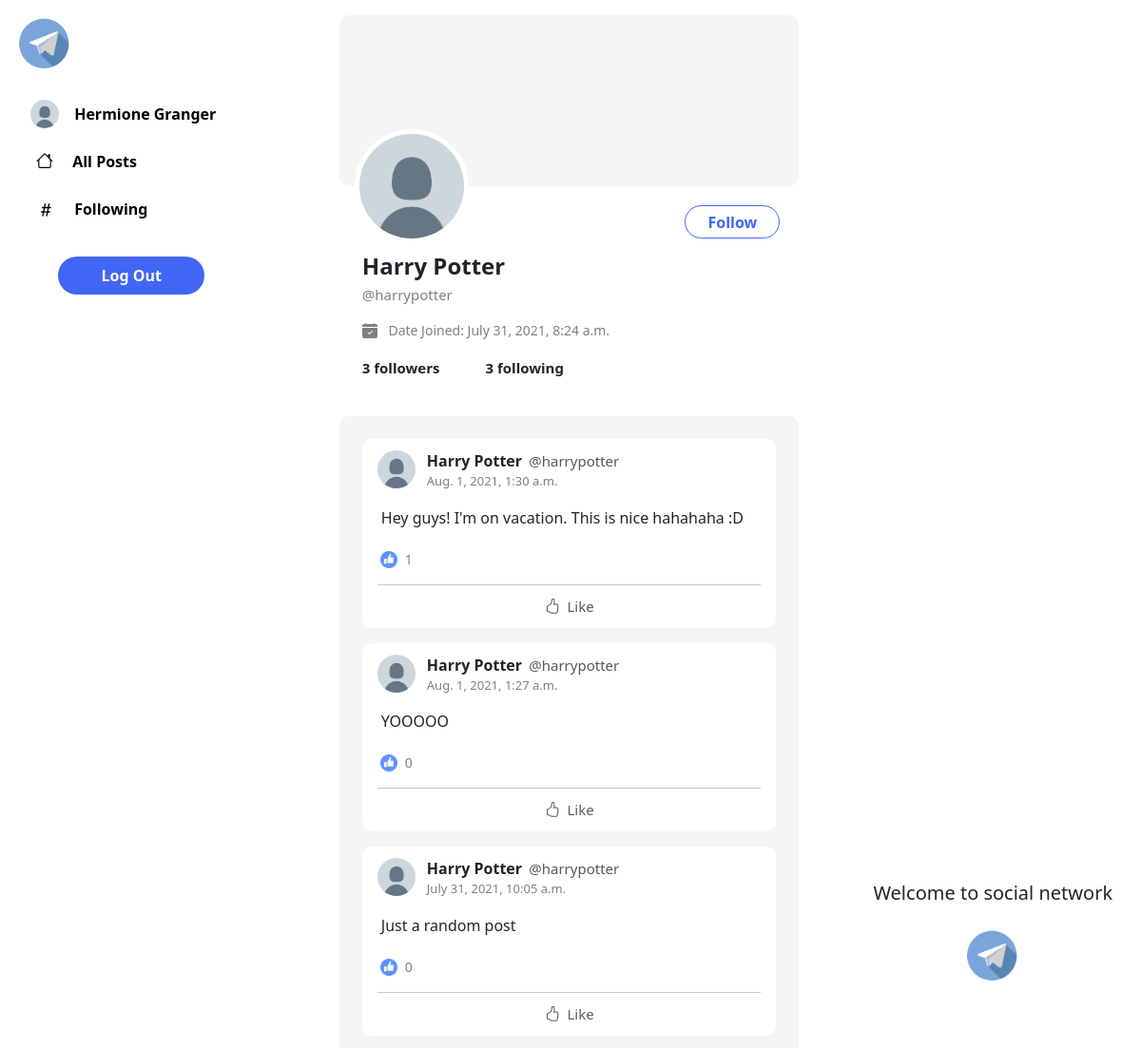
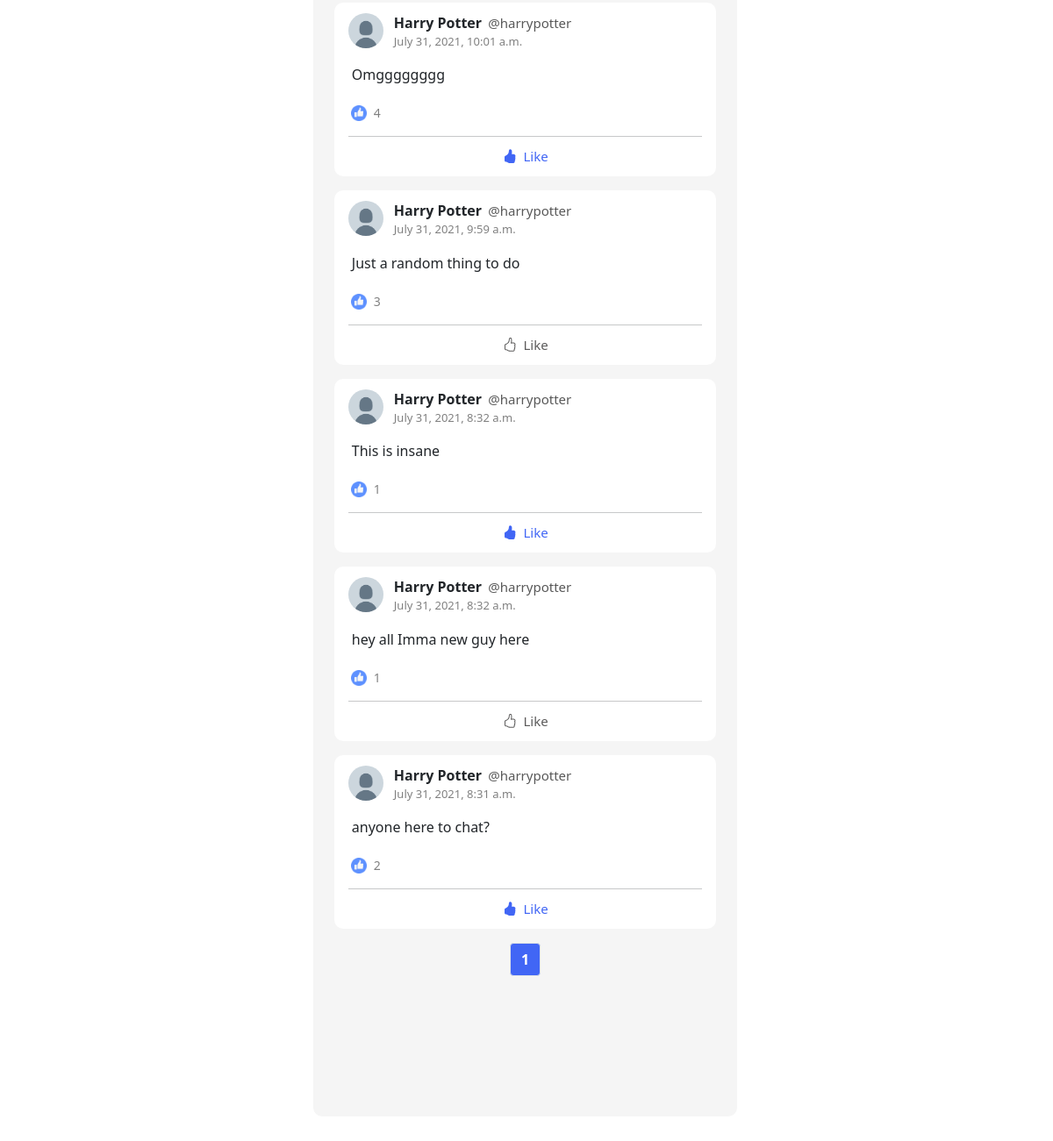
Page /user_profile/harrypotter (signed in) on the committed database (2 pictures, top to bottom).
### network/models.py (models this page shows, shortened)
class User(AbstractUser):
    pass

class Post(models.Model):
    creator = models.ForeignKey("User", on_delete=models.CASCADE, related_name="post")
    content = models.TextField(blank=True)
    timestamp = models.DateTimeField(auto_now_add=True)
    likes = models.ManyToManyField("User", related_name="post_liked", blank=True)

### network/views.py (the view)
# urls.py: path("user_profile/<str:name>", views.userProfile, name="userProfile"),
def userProfile(request, name):
    try:
        user_profile = User.objects.get(username=name)
    except User.DoesNotExist:
        return render(request, "network/profile.html", {
            "message": "ERROR: User profile does not exist"
        })
    try:
        user_following = Following.objects.get(user=user_profile.pk)
        following = user_following.following.count()
    except Following.DoesNotExist:
        user_following = []
        following = 0
    user_follower = Following.objects.filter(following=user_profile.pk)
    followers = user_follower.count()
    try:
        loggedin_user = Following.objects.get(user=request.user)
        loggedin_user_following = loggedin_user.following.all()
    except Following.DoesNotExist:
        loggedin_user_following = []
    posts = Post.objects.filter(creator=user_profile.pk).order_by("-timestamp").all()
    paginator = Paginator(posts, 10)
    page_number = request.GET.get('page')
    page_obj = paginator.get_page(page_number)
    paginator_maxRange = 3
    if paginator.num_pages >= paginator_maxRange:
        if page_obj.number == 1:
            page_range = range(page_obj.number, page_obj.number + paginator_maxRange)
        elif page_obj.number == paginator.num_pages:
            lastPage_range = paginator.num_pages + 1
            page_range = range(lastPage_range - paginator_maxRange, lastPage_range)
        else:
            page_range = range(page_obj.number - 1, page_obj.number + 2)
    elif 0 < paginator.num_pages < paginator_maxRange:
        page_range = range(1, paginator.num_pages + 1)
    return render(request, "network/profile.html", {
        "posts": page_obj,
        "user_profile": user_profile,
        "following": following,
        "followers": followers,
        "loggedin_user_following": loggedin_user_following,
        "page_range": page_range,
    })

### network/templates/network/profile.html (shortened to what this page needs)
{% extends "network/layout.html" %}
{% load static %}
{% block body %}
<div id="profile_view">
    <div class="profile-cover mb-3 d-flex flex-row justify-content-between" style="background-color: #F5F5F5;">
        <img class="profile-user-icon ms-3" src="{% static 'network/Default_User_Icon.png' %}" onerror="this.src='/static/network/Default_User_Icon.png';" alt=".."/>
        {% if user.username != user_profile.username %}
            {% if user_profile in loggedin_user_following %}
                <button id="follow-btn" value="{{ user_profile.username }}" class="followed">Following</button>
            {% else %}
                <button id="follow-btn" value="{{ user_profile.username }}" class="unfollowed">Follow</button>
            {% endif %}
        {% endif %}
    </div>
    <div class="profile-info ms-4">
        <h4 class="p-0 m-0"><strong>{{ user_profile.first_name }} {{ user_profile.last_name }}</strong></h4>
        <p class="profile-username mt-1">@{{ user_profile.username }}</p>
        <p class="profile-joined">
            Date Joined: {{ user_profile.date_joined }}
        </p>
    </div>
    <div class="d-flex flex-row profile-follow">
        <p class="ms-4 me-5">{{ followers }} followers</p>
        <p>{{ following }} following</p>
    </div>
    <div id="page-body" class="my-4 px-4 py-2 page-body-style">
        {% for post in posts %}
        <div id="post-id{{ post.id }}" class="post_content w-100 my-3 px-3">
            <div class="d-flex flex-row">
            <img class="post-icon me-2" src="{% static 'network/Default_User_Icon.png' %}" onerror="this.src='/static/network/Default_User_Icon.png';" alt=".."/>
            <div class="post-info ms-1">
                <span class="post-person">{{ user_profile.first_name }} {{ user_profile.last_name }}</span>
                <span class="post-username">@{{ user_profile.username }}</span>
                <p class="post-time">{{ post.timestamp }}</p>
            </div>
            </div>
            <div id="post-content-id{{ post.id }}">
                <p id="post-content-body-id{{ post.id }}" class="post-body my-0 mx-1">{{ post.content }}</p>
            </div>
            <div id="no-of-likes-id{{ post.id }}" class="d-flex flex-row mt-2">
                <img class="like-icon" src="{% static 'network/Like.png' %}" onerror="this.src='/static/network/Like.png';" alt=".."/>
                <p class="no_of_likes">{{ post.likes.all.count }}</p>
            </div>
            <div id="like-status" class="like-content">
                <hr class="my-0">
                <div class="d-flex justify-content-center">
                    {% if user in post.likes.all %}
                        <button id="like-btn-id{{ post.id }}" class="like-btn liked" data-id="{{ post.id }}">
                            Like
                        </button>
                    {% else %}
                        <button id="like-btn-id{{ post.id }}" class="like-btn unlike" data-id="{{ post.id }}">
                            Like
                        </button>
                    {% endif %}
                </div>
            </div>
        </div>
        {% endfor %}
        <div class="d-flex justify-content-center">
            <nav aria-label="Page navigation example">
                <ul id="pagination_range" class="pagination" value="{{ posts.number }}">
                {% for no_page in page_range %}
                    <li class="page-item"><a id="page-{{ no_page }}" class="page-link" href="?page={{ no_page }}">{{ no_page }}</a></li>
                {% endfor %}
                </ul>
            </nav>
        </div>
    </div>
</div>
{% endblock %}

### network/templates/network/layout.html (shortened to what this page needs)
{% load static %}
<!DOCTYPE html>
<html lang="en">
    <head>
        <link href="https://cdn.jsdelivr.net/npm/bootstrap@5.0.2/dist/css/bootstrap.min.css" rel="stylesheet">
        <link href="{% static 'network/styles.css' %}" rel="stylesheet">
    </head>
    <body>
        <div class="d-flex flex-row" style="width: 100%; min-width: 1150px;">
            <div class="d-flex flex-column nav-style p-3">
                <img class="logo mb-4" src="{% static 'network/Network.png' %}">
                {% if user.is_authenticated %}
                <a id="userProfile" href="{% url 'userProfile' name=user.username %}" class="nav-button">
                    <img class="user-image mb-1" src="{% static 'network/Default_User_Icon.png' %}">
                    {{ user.first_name }} {{ user.last_name }}
                </a>
                {% endif %}
                <a id="allPosts" value="{{ user.username }}" href="{% url 'index' %}" class="nav-button">
                    <span class="btn-font">All Posts</span>
                </a>
                <a id="following" href="{% url 'following' %}" class="nav-button">
                    <span class="btn-font">Following</span>
                </a>
                {% if user.is_authenticated %}
                <button id="logout" onclick="location.replace('/logout');" class="logout-button">
                    Log Out
                </button>
                {% endif %}
            </div>
            <div class="body-content p-3">
                {% block body %}
                {% endblock %}
            </div>
            <div class="contact-nav m-3">
                {% if user.is_authenticated %}
                <h5 style="margin-top: 40vh; margin-left: 16px;">Welcome to social network</h5>
                <div class="mt-4 w-100 d-flex justify-content-center">
                    <img class="logo ms-auto me-auto" src="{% static 'network/Network.png' %}">
                </div>
                {% endif %}
            </div>
        </div>
    </body>
</html>

### network/static/network/styles.css (style rules this page uses)
html, body { height: 100%; width: 100%; }
.nav-style { width: 350px; }
.logo { width: 60px; height: 60px; }
.user-image { border-radius: 50%; width: 30px; height: 30px; margin-left: 16px; margin-right: 12px; }
.nav-button { border-radius: 100px; height: 40px; width: 75%; margin-bottom: 10px; text-align: left; border: none; background-color: white; text-decoration: none; color: black; padding-top: 5px; cursor: pointer; font-weight: bold; }
.icon-style { margin-left: 22px; margin-right: 16px; }
.btn-font { position: relative; top: 3px; }
.logout-button { margin-top: 20px; border-radius: 100px; height: 40px; width: 50%; margin-left: 45px; border: none; color: white; font-weight: bold; background-color: #4166f5; }
.body-content { width: calc(100% - 670px); }
.contact-nav { width: 320px; padding-left: 30px; }
.page-body-style { display: block; border-radius: 10px; background-color: #F5F5F5; overflow-y: scroll; height: 85vh; }
.post_content { background-color: white; border-radius: 10px; }
.post-icon { height: 40px; width: 40px; border-radius: 50%; margin-top: 12px; }
.post-person { font-weight: bold; font-size: 16px; }
.post-username { color: #585858; font-size: 15px; margin-left: 3px; }
.post-time { color: #808080; font-size: 13px; }
.post-info { display: block; margin-top: 11px; }
.post-body { display: block; width: 100%; word-wrap: break-word; padding-right: 10px; }
.profile-cover { border-radius: 10px; height: 180px; width: 100%; }
.profile-user-icon { height: 120px; width: 120px; border-radius: 50%; border: 5px solid white; margin-top: 120px; }
.profile-info { display: block; margin-top: 70px; }
.profile-username { color: grey; font-size: 15px; }
.profile-joined { color: grey; font-size: 14px; }
.profile-follow { font-weight: bold; font-size: 15px; }
.unfollowed { border: 1px solid #4166f5; border-radius: 100px; width: 100px; height:35px; background-color: white; color: #4166f5; font-weight: bold; margin-top: 200px; margin-right:20px; }
.like-icon { height: 18px; width: 18px; margin-top: 15px; margin-left: 3px; }
.no_of_likes { margin-top: 13px; margin-left: 8px; color: grey; font-size: 14px; }
.unlike { color: rgb(92, 91, 91); background-color: white; border: none; font-weight: 500; font-size: 15px; width: 35%; border-radius: 5px; height: 45px; }
.liked { color: #4166f5; background-color: white; border: none; font-weight: 500; font-size: 15px; width: 35%; border-radius: 5px; height: 45px; }

### rows in the picture
User: first_name "Hermione", last_name "Granger"
User: first_name "Harry", last_name "Potter", username "harrypotter", date_joined "July 31, 2021, 8:24 a.m."
Post: timestamp "Aug. 1, 2021, 1:30 a.m.", content "Hey guys! I'm on vacation. This is nice hahahaha :D", likes.all.count "1"
Post: timestamp "Aug. 1, 2021, 1:27 a.m.", content "YOOOOO", likes.all.count "0"
Post: timestamp "July 31, 2021, 10:05 a.m.", content "Just a random post", likes.all.count "0"
Post: timestamp "July 31, 2021, 10:01 a.m.", content "Omgggggggg", likes.all.count "4"
Post: timestamp "July 31, 2021, 9:59 a.m.", content "Just a random thing to do", likes.all.count "3"
Post: timestamp "July 31, 2021, 8:32 a.m.", content "This is insane", likes.all.count "1"
Post: timestamp "July 31, 2021, 8:32 a.m.", content "hey all Imma new guy here", likes.all.count "1"
Post: timestamp "July 31, 2021, 8:31 a.m.", content "anyone here to chat?", likes.all.count "2"

### other values in the picture
{{ followers }} "3"
{{ following }} "3"
{{ no_page }} "1"
